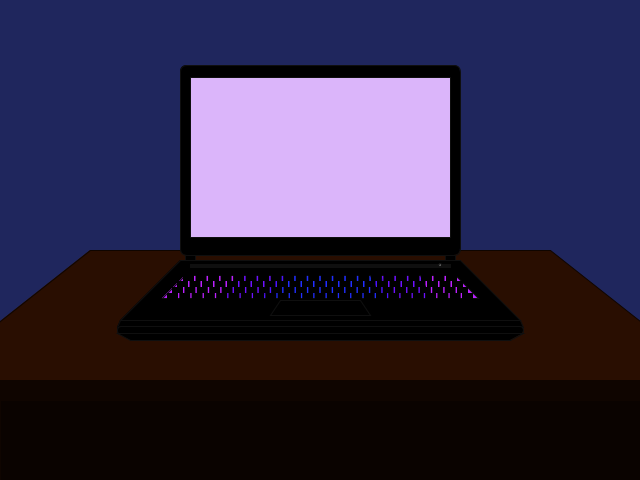
Frame 1 (no input)
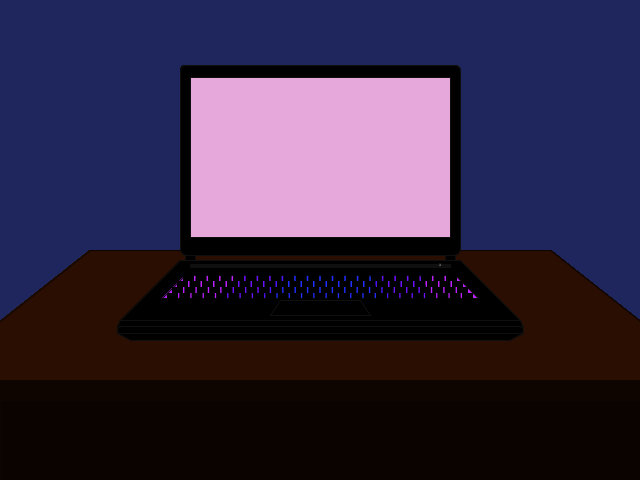
Frame 60 (the mouse pressed at the canvas centre just before this capture)
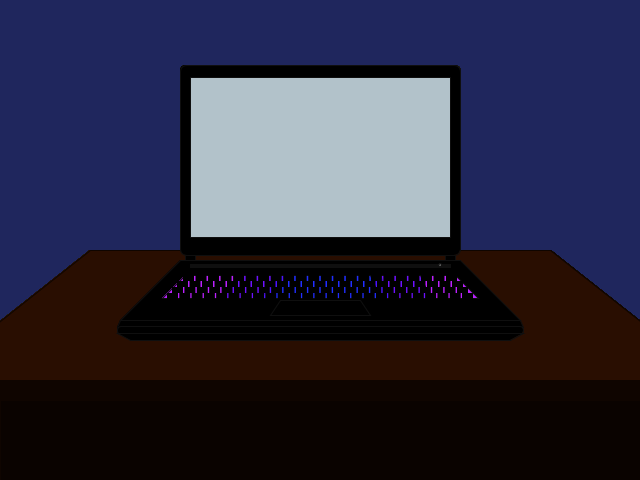
Frame 120 (the mouse held since frame 60 and released just before this capture)

The Processing sketch that drew these frames (run headless with seeded random() and noise(); from frame 60 on, the mouse is pressed at the canvas centre):

// Processing sketch: processing_87712
// ── processing_87712.pde

void setup() {
  size(640, 480);
  background(0xFF1F265D);
  smooth();
  frameRate(12);
}

void draw() {
  //desk
  stroke(0xFF0F0500);
  fill(0xFF290E01);
  quad(90, 250, width-90, 250, width+100, 400, -100, 400);
  
  fill(0xFF0F0500);
  rect(0, 380, width, height-380);
  
  fill(0xFF0A0300);
  rect(0, 400, width, height-400);
  
  //back of monitor
  stroke(15);
  rectMode(CENTER);
  fill(0);
  rect(width/2, (height/2)-80, 280, 190, 7);

  //screen
  fill(255);
  rect(width/2, (height/2)-83, 260, 160);

  fill(random(0, 255), random(0, 255), random(0, 255), 100);
  rect(width/2, (height/2)-83, 260, 160);

  //hinges
  fill(0);
  rect((width/2)-130, (height/2)+20, 10, 10);
  rect((width/2)+130, (height/2)+20, 10, 10);

  //base
  quad((width/2)-140, (height/2)+20, 
    (width/2)+140, (height/2)+20, 
    (width/2)+200, (height/2)+80, 
    (width/2)-200, (height/2)+80);
    
  quad((width/2)+200, (height/2)+80, 
    (width/2)-200, (height/2)+80, 
    (width/2)-203, (height/2)+87, 
    (width/2)+203, (height/2)+87);
    
  rectMode(CORNER);
  rect((width/2)-203, (height/2)+86, 406, 8, 6);
  
  quad((width/2)-203, (height/2)+93, 
    (width/2)+203, (height/2)+93, 
    (width/2)+190, (height/2)+100, 
    (width/2)-190, (height/2)+100);
  
  //power
  fill(15);
  rect((width/2)-130, (height/2)+24, 260, 3);
  
  fill(255,80);
  ellipse((width/2)+120, (height/2)+25, 3, 3);
  
  //keyboard
  fill(0xFFBC21FF);
  quad((width/2)-135, (height/2)+35, 
    (width/2)+135, (height/2)+35, 
    (width/2)+158, (height/2)+58, 
    (width/2)-158, (height/2)+58);
    
  fill(0xFF212EFF);
  quad((width/2)-40, (height/2)+35, 
    (width/2)+60, (height/2)+35, 
    (width/2)+70, (height/2)+58, 
    (width/2)-60, (height/2)+58);
    
  fill(0xFF580DFF,200);
  quad((width/2)-80, (height/2)+35,
    (width/2)-30, (height/2)+35,
    (width/2)-50, (height/2)+58,
    (width/2)-100, (height/2)+58); 
 
  quad((width/2)+50, (height/2)+35,
    (width/2)+100, (height/2)+35,
    (width/2)+110, (height/2)+58,
    (width/2)+60, (height/2)+58);  
    
  fill(0);
  dottedLine((width/2)-137, (height/2)+35, (width/2)+126, (height/2)+35, 21);
  dottedLine((width/2)-143, (height/2)+41, (width/2)+132, (height/2)+41, 22);
  dottedLine((width/2)-148, (height/2)+47, (width/2)+137, (height/2)+47, 23);
  dottedLine((width/2)-153, (height/2)+53, (width/2)+142, (height/2)+53, 24);
  
  //mouse
  stroke(15);
  noFill();
  quad((width/2)-40, (height/2)+60, 
    (width/2)+40, (height/2)+60, 
    (width/2)+50, (height/2)+75, 
    (width/2)-50, (height/2)+75);

  //light
  
}

void dottedLine(float x1, float y1, float x2, float y2, float steps){
  for(int i=0; i<=steps; i++) {
    float x = lerp(x1, x2, i/steps);
    float y = lerp(y1, y2, i/steps);
    noStroke();
    rect(x, y, 11, 6);
  }
}
